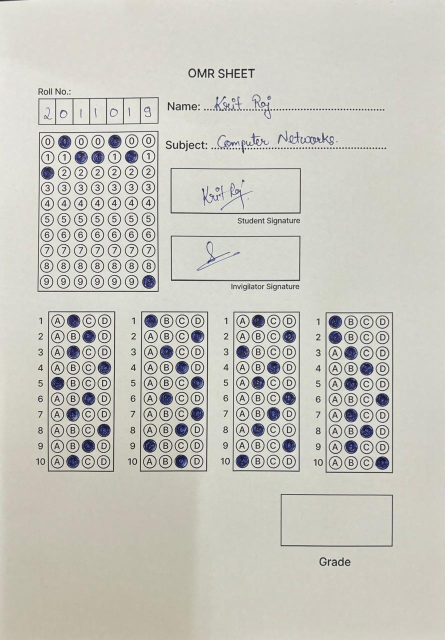
#> input picture OMR/9.jpg, 889 x 1280 px (shown at 1/2 size)
$ python trial.py
#> lines starting #> are read from the running program, lines starting #| are printed output that depends on the picture; after the words box and inside, x2 and y2 are one past the last pixel; in counts of white or black regions, pixels touching at a corner belong together
### OMR/utils.py
import cv2
import numpy as np


def stackImages(imgArray, scale, labels=[]):
    rows = len(imgArray)
    cols = len(imgArray[0])
    rowsAvailable = isinstance(imgArray[0], list)
    width = imgArray[0][0].shape[1]
    height = imgArray[0][0].shape[0]
    if rowsAvailable:
        for x in range(0, rows):
            for y in range(0, cols):
                imgArray[x][y] = cv2.resize(imgArray[x][y], (0, 0), None, scale, scale)
                if len(imgArray[x][y].shape) == 2:
                    imgArray[x][y] = cv2.cvtColor(imgArray[x][y], cv2.COLOR_GRAY2BGR)
        imageBlank = np.zeros((height, width, 3), np.uint8)
        hor = [imageBlank] * rows
        hor_con = [imageBlank] * rows
        for x in range(0, rows):
            hor[x] = np.hstack(imgArray[x])
            hor_con[x] = np.concatenate(imgArray[x])
        ver = np.vstack(hor)
        ver_con = np.concatenate(hor)
    else:
        for x in range(0, rows):
            imgArray[x] = cv2.resize(imgArray[x], (0, 0), None, scale, scale)
            if len(imgArray[x].shape) == 2:
                imgArray[x] = cv2.cvtColor(imgArray[x], cv2.COLOR_GRAY2BGR)
        hor = np.hstack(imgArray)
        hor_con = np.concatenate(imgArray)
        ver = hor
    if len(labels) != 0:
        eachImgWidth = int(ver.shape[1] / cols)
        eachImgHeight = int(ver.shape[1] / rows)
        # print(eachImgHeight)
        for d in range(0, rows):
            for c in range(0, cols):
                cv2.rectangle(ver, (c * eachImgWidth, eachImgHeight * d),
                              (c * eachImgWidth + len(labels[d][c]) * 13 + 27, 30 + eachImgHeight * d), (255, 255, 255),
                              cv2.FILLED)
                cv2.putText(ver, labels[d][c], (eachImgWidth * c + 10, eachImgHeight * d + 20),
                            cv2.FONT_HERSHEY_COMPLEX, 0.7, (255, 255, 0), 2)

    return ver


def rectContour(contours):
    rectCont = []
    for i in contours:
        area = cv2.contourArea(i)
        # print("Area:\n",area)
        if area > 50:
            peri = cv2.arcLength(i, True)
            approx = cv2.approxPolyDP(i, 0.02 * peri, True)
            # print("Corner Points:", len(approx))
            if len(approx) == 4:
                rectCont.append(i)
    rectCont = sorted(rectCont, key=cv2.contourArea, reverse=True)

    return rectCont


def getCornerPoints(cont):
    peri = cv2.arcLength(cont, True)
    approx = cv2.approxPolyDP(cont, 0.02 * peri, True)
    return approx


def reorder(myPoints):
    # We have the Shape of the points as (4,1,2) which means 4 rows and each row has 2 points x,y but the middle 1 is
    # redundant therefore Reshape
    myPoints = myPoints.reshape((4, 2))
    myPointsNew = np.zeros((4, 1, 2), np.int32)
    add = myPoints.sum(1)
    # We add the points x and y part and the smallest one will be the origin
    # print(myPoints)
    # print(add)
    myPointsNew[0] = myPoints[np.argmin(add)]  # [0, 0]
    myPointsNew[3] = myPoints[np.argmax(add)]  # [w, h]
    diff = np.diff(myPoints, axis=1)
    myPointsNew[1] = myPoints[np.argmin(diff)]  # [w, 0]
    myPointsNew[2] = myPoints[np.argmax(diff)]  # [0, h]
    # print(diff)

    return myPointsNew


def splitBoxes(img, ques, choices):
    rows = np.vsplit(img, ques)
    # cv2.imshow("Split", rows[0])
    boxes = []
    for r in rows:
        cols = np.hsplit(r, choices)

        for box in cols:
            boxes.append(box)
            # cv2.imshow("Split", box)

    return boxes


def showAnswers(img, questions, choices, myIndex, grading, ans):
    # print(img.shape)
    secW = int(img.shape[1] / choices)
    secH = int(img.shape[0] / questions)
    # print(secH,secW)

    for x in range(questions):
        myAns = myIndex[x]
        cX = (myAns * secW) + secW // 2
        cY = (x * secH) + secH // 2

        correctColor = (0, 255, 0)
        wrongColor = (0, 0, 255)
        if grading[x] == 1:
            myColor = correctColor
        else:
            myColor = wrongColor
            correctAns = ans[x]
            cX1 = (correctAns * secW) + secW // 2
            # cY1 = (x * secH) + secH // 2
            cv2.circle(img, (cX1, cY), 15, correctColor, cv2.FILLED)

        cv2.circle(img, (cX, cY), 30, myColor, cv2.FILLED)

    return img

### OMR/trial.py
import cv2
import numpy as np
import utils

score, rollNo = 0, 0

################################
path = "9.jpg"
widthImg, heightImg = 700, 700
questions = 10
choices = 4
# ans = [1, 2, 1, 3, 0, 1, 1, 3, 2, 1, 0, 3, 1, 2, 3, 2, 2, 2, 0, 2, 1, 3, 0, 2, 1, 3, 2, 2, 2, 0, 0, 0, 1, 1, 1, 3, 1, 2,
#        1, 3]
ans1 = [1, 2, 1, 3, 0, 1, 1, 3, 2, 1]
ans2 = [0, 3, 1, 2, 3, 2, 2, 2, 0, 2]
ans3 = [1, 3, 0, 2, 1, 3, 2, 2, 2, 0]
ans4 = [0, 0, 1, 1, 1, 3, 1, 2, 1, 3]
################################

# PREPROCESSING
img = cv2.imread(path)
#> img is the input picture: shape (1280, 889, 3); mean B, G, R 190.9, 198.8, 199.8
img = cv2.resize(img, (widthImg, heightImg))
#> img: shape (700, 700, 3)
imgContours = img.copy()
imgBubbleContours = img.copy()
imgFinal = img.copy()
imgGray = cv2.cvtColor(img, cv2.COLOR_BGR2GRAY)
imgBlur = cv2.GaussianBlur(imgGray, (5, 5), 1)
imgCanny = cv2.Canny(imgBlur, 10, 50)
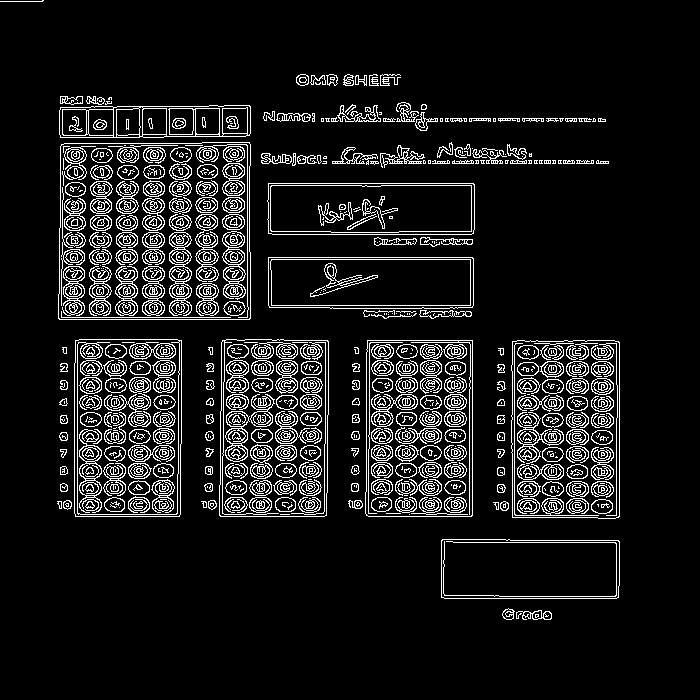
#> imgCanny: shape (700, 700); 9.8% white in thin lines or dots, all inside (x1, y1, x2, y2) = (0, 0, 620, 620)

# Finding all contours
contours, hierarchy = cv2.findContours(imgCanny, cv2.RETR_EXTERNAL, cv2.CHAIN_APPROX_NONE)
#> contours = 153 contours, 70 with area under 20; largest, box (x1, y1, x2, y2) and area: (58, 142, 251, 320) 33512, (511, 340, 620, 519) 18940, (219, 339, 329, 517) 18884, (74, 339, 182, 517) 18832, (365, 340, 473, 517) 18666
cv2.drawContours(imgContours, contours, -1, (0, 255, 0), 5)
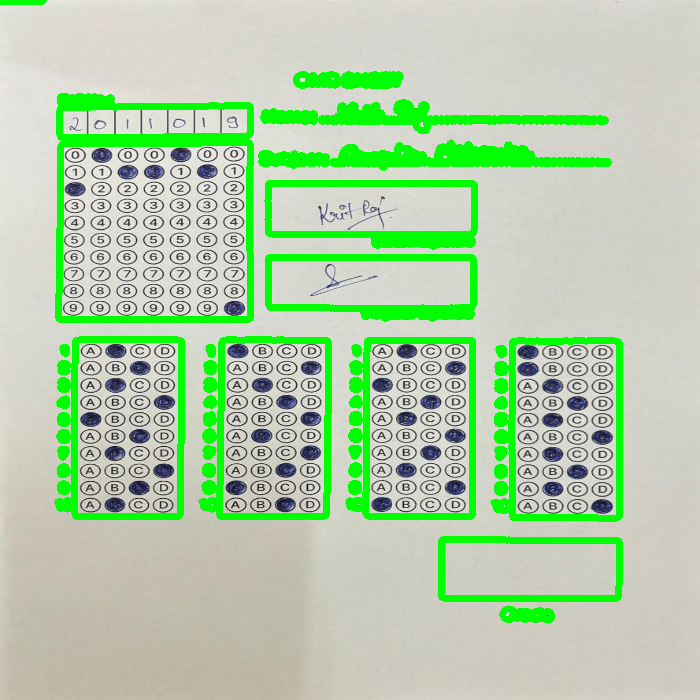
#> imgContours: shape (700, 700, 3); mean B, G, R 169.7, 206.3, 177.9

# FIND RECTANGLES
rectCont = utils.rectContour(contours)
#> the loop in rectContour, `for i in contours:` made 153 passes
#> (area, peri, approx) on passes 3, 47, 48, 49, 50, 62: (10373, 471.3, [[441, 540], [444, 598], [618, 597], [618, 540]]), (18940, 574.8, [[512, 341], [512, 517], [618, 517], [619, 342]]), (18665.5, 563.9, [[367, 340], [366, 515], [471, 516], [472, 340]]), (18884, 568.6, [[222, 340], [219, 515], [326, 515], [328, 341]]), (18832, 564.5, [[75, 340], [75, 516], [179, 516], [181, 340]]), (10366.5, 512.4, [[268, 257], [269, 307], [473, 305], [472, 257]])
#> after the loop in rectContour, `for i in contours:`: rectCont = 9 contours; largest, box (x1, y1, x2, y2) and area: (58, 142, 251, 320) 33512, (511, 340, 620, 519) 18940, (219, 339, 329, 517) 18884, (74, 339, 182, 517) 18832, (365, 340, 473, 517) 18666
rollContour = utils.getCornerPoints(rectCont[0])
#> in getCornerPoints, `peri = cv2.arcLength(cont, True)`: peri = 734.1
#> in getCornerPoints, `approx = cv2.approxPolyDP(cont, 0.02 * peri, True)`: approx = [[249, 142], [61, 144], [58, 318], [249, 319]]
#> rollContour = [[249, 142], [61, 144], [58, 318], [249, 319]]
gradePoints = utils.getCornerPoints(rectCont[6])
#> gradePoints = [[441, 540], [444, 598], [618, 597], [618, 540]]
bubbleContour1 = utils.getCornerPoints(rectCont[3])
#> bubbleContour1 = [[75, 340], [75, 516], [179, 516], [181, 340]]
bubbleContour2 = utils.getCornerPoints(rectCont[2])
#> bubbleContour2 = [[222, 340], [219, 515], [326, 515], [328, 341]]
bubbleContour3 = utils.getCornerPoints(rectCont[4])
#> bubbleContour3 = [[367, 340], [366, 515], [471, 516], [472, 340]]
bubbleContour4 = utils.getCornerPoints(rectCont[1])
#> bubbleContour4 = [[512, 341], [512, 517], [618, 517], [619, 342]]
# print(bubbleContour)

if (bubbleContour1.size != 0 and bubbleContour2.size != 0 and
        rollContour.size != 0 and gradePoints.size != 0):
    cv2.drawContours(imgBubbleContours, bubbleContour1, -1, (0, 255, 0), 20)
    cv2.drawContours(imgBubbleContours, bubbleContour2, -1, (0, 255, 0), 20)
    cv2.drawContours(imgBubbleContours, bubbleContour3, -1, (0, 255, 0), 20)
    cv2.drawContours(imgBubbleContours, bubbleContour4, -1, (0, 255, 0), 20)
    cv2.drawContours(imgBubbleContours, rollContour, -1, (0, 0, 255), 20)
    cv2.drawContours(imgBubbleContours, gradePoints, -1, (255, 0, 0), 20)

    bubbleContour1 = utils.reorder(bubbleContour1)
#> in reorder, `myPoints = myPoints.reshape((4, 2))`: myPoints = [[75, 340], [75, 516], [179, 516], [181, 340]]
#> in reorder, `add = myPoints.sum(1)`: add = [415, 591, 695, 521]
#> in reorder, `diff = np.diff(myPoints, axis=1)`: diff = [265, 441, 337, 159]
#> bubbleContour1 = [[75, 340], [181, 340], [75, 516], [179, 516]]
    bubbleContour2 = utils.reorder(bubbleContour2)
#> bubbleContour2 = [[222, 340], [328, 341], [219, 515], [326, 515]]
    bubbleContour3 = utils.reorder(bubbleContour3)
#> bubbleContour3 = [[367, 340], [472, 340], [366, 515], [471, 516]]
    bubbleContour4 = utils.reorder(bubbleContour4)
#> bubbleContour4 = [[512, 341], [619, 342], [512, 517], [618, 517]]
    rollContour = utils.reorder(rollContour)
#> rollContour = [[61, 144], [249, 142], [58, 318], [249, 319]]
    gradePoints = utils.reorder(gradePoints)
#> gradePoints = [[441, 540], [618, 540], [444, 598], [618, 597]]

    p11 = np.float32(bubbleContour1)
#> p11 = [[75, 340], [181, 340], [75, 516], [179, 516]]
    p12 = np.float32([[0, 0], [widthImg, 0], [0, heightImg], [widthImg, heightImg]])
    matrix = cv2.getPerspectiveTransform(p11, p12)
#> matrix = [[6.37, 8.05e-17, -477.9], [0, 3.76, -1280.1], [1.52e-18, -0.000103, 1]]
    imgWarpColored1 = cv2.warpPerspective(img, matrix, (widthImg, heightImg))

    p21 = np.float32(bubbleContour2)
#> p21 = [[222, 340], [328, 341], [219, 515], [326, 515]]
    p22 = np.float32([[0, 0], [widthImg, 0], [0, heightImg], [widthImg, heightImg]])
    matrix = cv2.getPerspectiveTransform(p21, p22)
#> matrix = [[6.6, 0.113, -1504.3], [-0.0383, 4.06, -1371.9], [-5.47e-05, 5.27e-05, 1]]
    imgWarpColored2 = cv2.warpPerspective(img, matrix, (widthImg, heightImg))
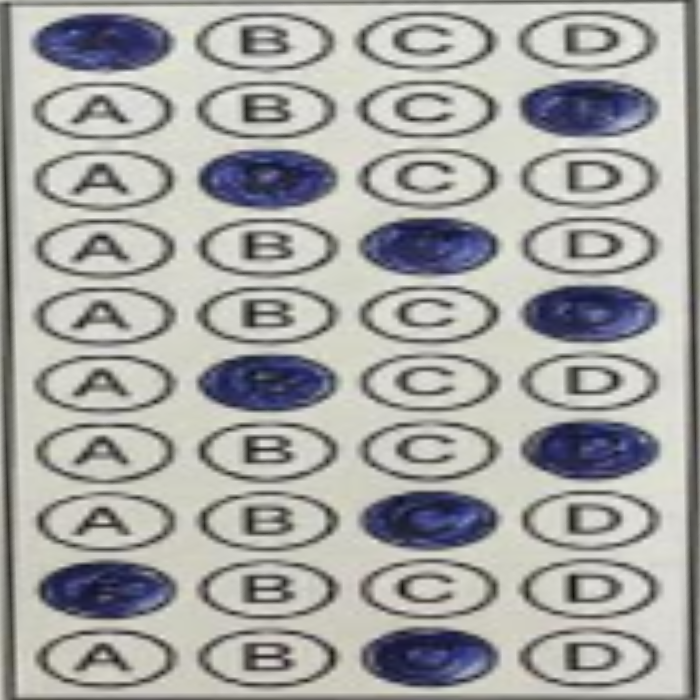
#> imgWarpColored2: shape (700, 700, 3); mean B, G, R 163.8, 166.2, 166

    p31 = np.float32(bubbleContour3)
#> p31 = [[367, 340], [472, 340], [366, 515], [471, 516]]
    p32 = np.float32([[0, 0], [widthImg, 0], [0, heightImg], [widthImg, heightImg]])
    matrix = cv2.getPerspectiveTransform(p31, p32)
#> matrix = [[6.84, 0.0391, -2524.6], [0, 4.08, -1388.1], [5.55e-05, 6.33e-07, 1]]
    imgWarpColored3 = cv2.warpPerspective(img, matrix, (widthImg, heightImg))
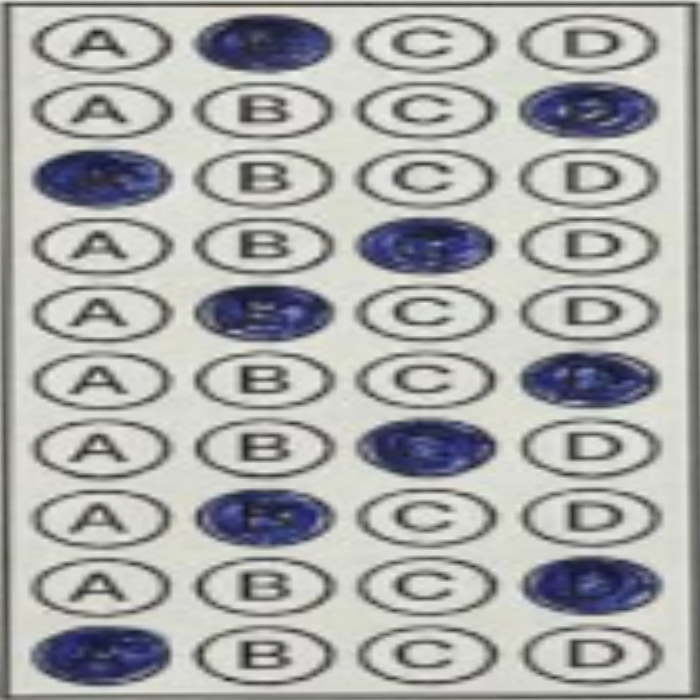
#> imgWarpColored3: shape (700, 700, 3); mean B, G, R 170.7, 172, 170.9

    p41 = np.float32(bubbleContour4)
#> p41 = [[512, 341], [619, 342], [512, 517], [618, 517]]
    p42 = np.float32([[0, 0], [widthImg, 0], [0, heightImg], [widthImg, heightImg]])
    matrix = cv2.getPerspectiveTransform(p41, p42)
#> matrix = [[6.22, 9.1e-17, -3186.6], [-0.0352, 3.77, -1267.4], [-5.03e-05, -5.11e-05, 1]]
    imgWarpColored4 = cv2.warpPerspective(img, matrix, (widthImg, heightImg))
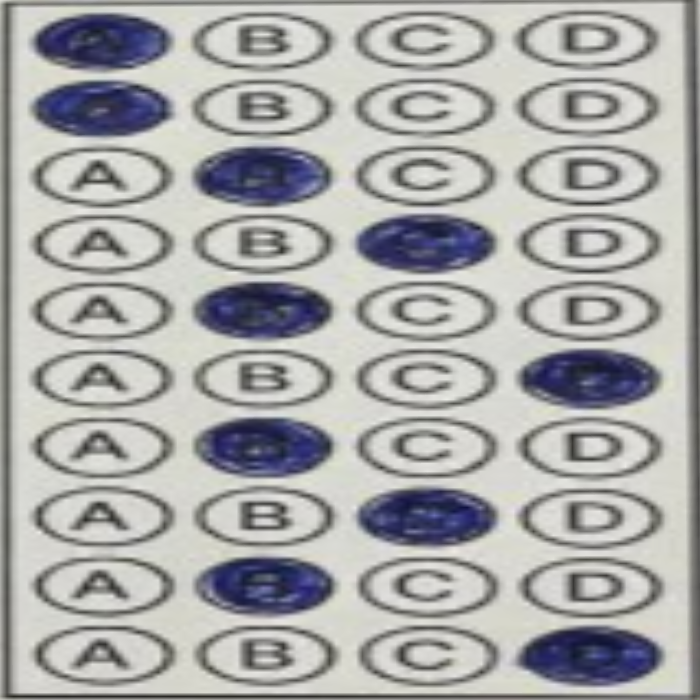
#> imgWarpColored4: shape (700, 700, 3); mean B, G, R 168.6, 169.1, 168.8

    pr1 = np.float32(rollContour)
#> pr1 = [[61, 144], [249, 142], [58, 318], [249, 319]]
    pr2 = np.float32([[0, 0], [widthImg, 0], [0, heightImg], [widthImg, heightImg]])
    matrixR = cv2.getPerspectiveTransform(pr1, pr2)
#> matrixR = [[3.86, 0.0666, -245.1], [0.0443, 4.17, -602.8], [9.4e-05, 9.51e-05, 1]]
    imgRollWarpColored = cv2.warpPerspective(img, matrixR, (widthImg, heightImg))
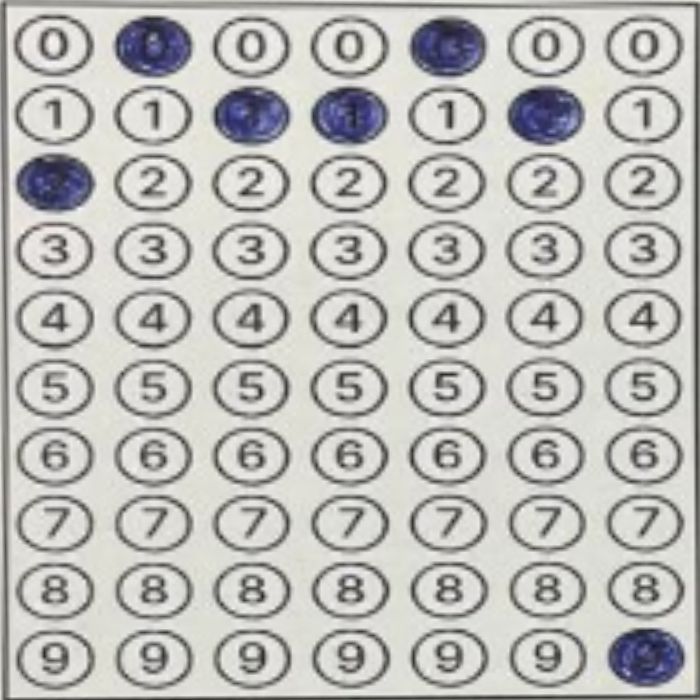
#> imgRollWarpColored: shape (700, 700, 3); mean B, G, R 185.3, 188.3, 188.7
    # cv2.imshow("Roll", imgGradeDisplay)

    pg1 = np.float32(gradePoints)
#> pg1 = [[441, 540], [618, 540], [444, 598], [618, 597]]
    pg2 = np.float32([[0, 0], [325, 0], [0, 150], [325, 150]])
    matrixG = cv2.getPerspectiveTransform(pg1, pg2)
#> matrixG = [[1.5, -0.0778, -621.6], [3.68e-16, 2.12, -1145.3], [-8.26e-05, -0.00024, 1]]
    imgGradeDisplay = cv2.warpPerspective(img, matrixG, (325, 150))
    # cv2.imshow("Grade", imgGradeDisplay)

    # APPLY THRESHOLD
    imgWarpGary1 = cv2.cvtColor(imgWarpColored1, cv2.COLOR_BGR2GRAY)
    imgWarpGary2 = cv2.cvtColor(imgWarpColored2, cv2.COLOR_BGR2GRAY)
    imgWarpGary3 = cv2.cvtColor(imgWarpColored3, cv2.COLOR_BGR2GRAY)
    imgWarpGary4 = cv2.cvtColor(imgWarpColored4, cv2.COLOR_BGR2GRAY)
    imgThresh1 = cv2.threshold(imgWarpGary1, 170, 255, cv2.THRESH_BINARY_INV)[1]
#> imgThresh1: shape (700, 700); 40.5% white; 71 white regions, largest, box (x1, y1, x2, y2) and area: (0, 0, 700, 700) 24385, (192, 621, 338, 685) 7136, (193, 416, 337, 478) 7077
    imgThresh2 = cv2.threshold(imgWarpGary2, 170, 255, cv2.THRESH_BINARY_INV)[1]
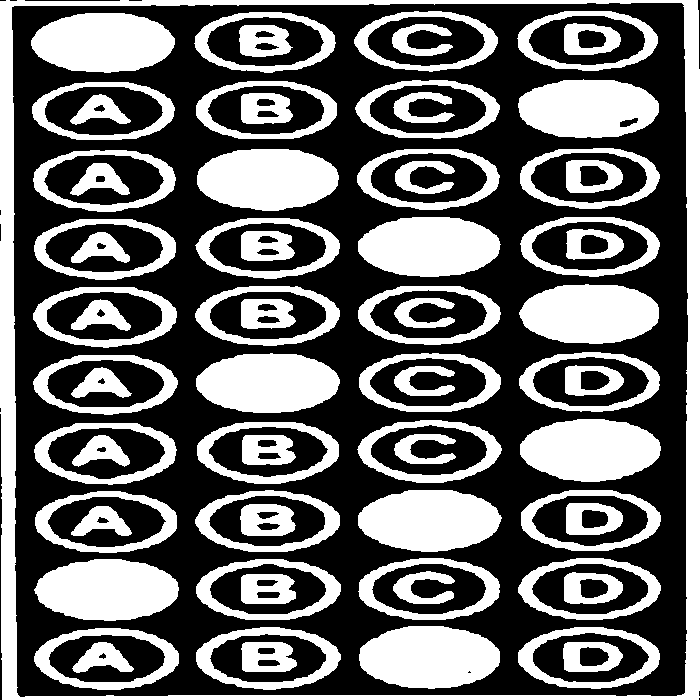
#> imgThresh2: shape (700, 700); 40.6% white; 71 white regions, largest, box (x1, y1, x2, y2) and area: (0, 0, 700, 700) 25851, (359, 626, 500, 689) 7009, (197, 149, 339, 211) 6973
    imgThresh3 = cv2.threshold(imgWarpGary3, 170, 255, cv2.THRESH_BINARY_INV)[1]
#> imgThresh3: shape (700, 700); 39% white; 71 white regions, largest, box (x1, y1, x2, y2) and area: (0, 1, 700, 700) 24534, (30, 625, 172, 687) 7105, (520, 555, 663, 616) 6892
    imgThresh4 = cv2.threshold(imgWarpGary4, 170, 255, cv2.THRESH_BINARY_INV)[1]
#> imgThresh4: shape (700, 700); 40.3% white; 71 white regions, largest, box (x1, y1, x2, y2) and area: (0, 0, 700, 700) 24273, (515, 625, 665, 687) 7125, (193, 417, 335, 478) 6969
#> (the rest of the program and of its run is left out)
